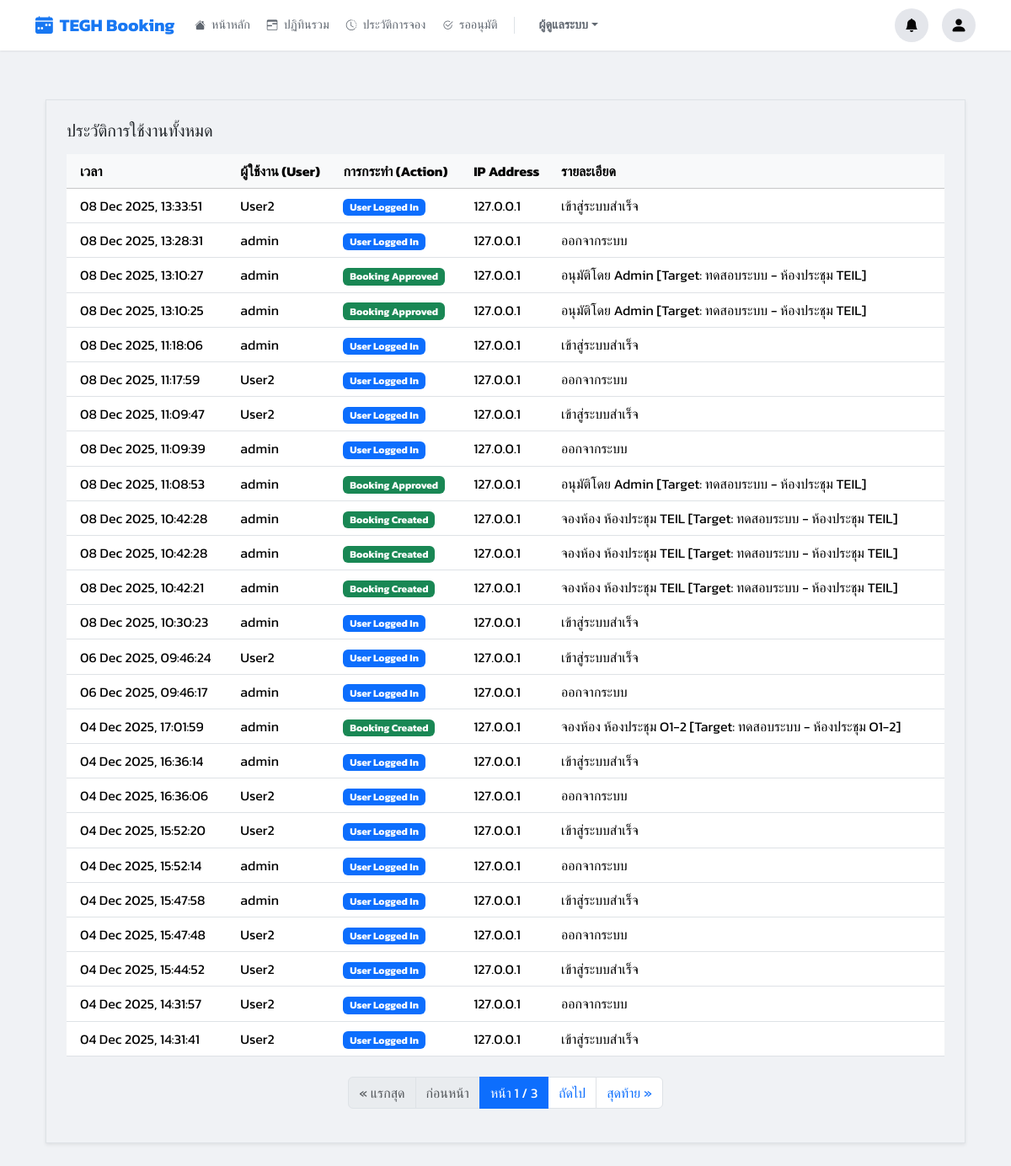
/audit-log/ (signed in), run on an earlier commit of the app's database.
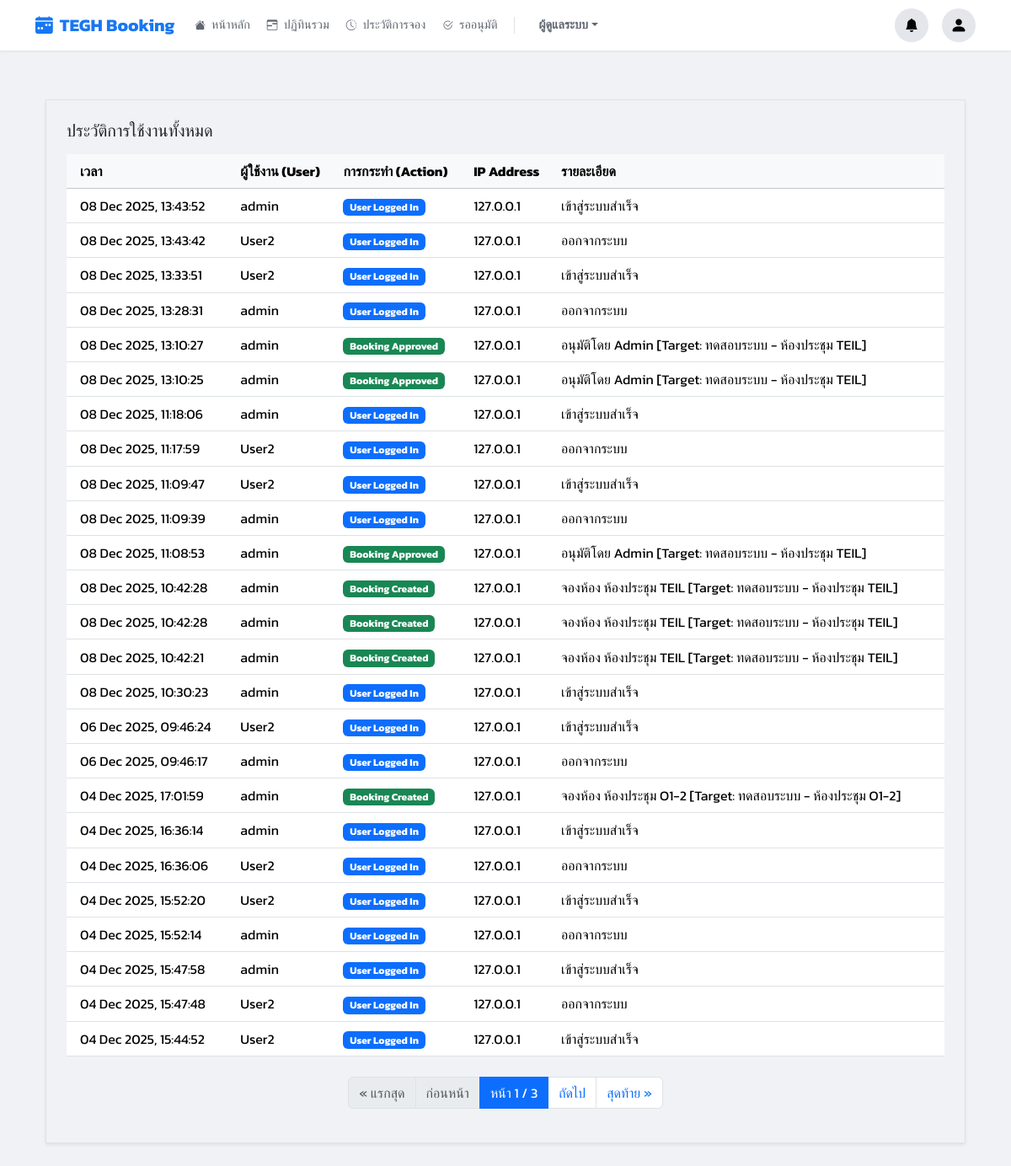
And on a later commit of the database.
### booking/models.py (models this page shows, shortened)
class AuditLog(models.Model):
    ACTION_CHOICES = [
        ('LOGIN', 'User Logged In'),
        ('BOOKING_CREATED', 'Booking Created'),
        ('BOOKING_EDITED', 'Booking Edited'),
        ('BOOKING_CANCELLED', 'Booking Cancelled'),
        ('BOOKING_APPROVED', 'Booking Approved'),
        ('BOOKING_REJECTED', 'Booking Rejected'),
        ('OUTLOOK_SYNC', 'Outlook Synced'),
    ]
    user = models.ForeignKey(User, on_delete=models.SET_NULL, null=True, blank=True)
    action = models.CharField(max_length=20, choices=ACTION_CHOICES)
    timestamp = models.DateTimeField(auto_now_add=True)
    details = models.TextField(blank=True, null=True)
    ip_address = models.GenericIPAddressField(null=True, blank=True)
    class Meta:
        ordering = ['-timestamp']

### booking/views.py (the view)
# urls.py: path('audit-log/', views.audit_log_view, name='audit_log'),
@login_required
def audit_log_view(request):
    logs = AuditLog.objects.all()
    paginator = Paginator(logs, 25)
    page_obj = paginator.get_page(request.GET.get('page'))
    return render(request, 'pages/audit_log.html', {**get_base_context(request), 'page_obj': page_obj})

### booking/views.py (called while the page is built)
def is_admin(user):
    return user.is_authenticated and (user.is_superuser or user.is_staff or user.groups.filter(name='Admin').exists())

def is_approver_or_admin(user):
    return user.is_authenticated and (user.is_superuser or user.is_staff or user.groups.filter(name__in=['Approver', 'Admin']).exists())

### templates/pages/audit_log.html (shortened to what this page needs)
{% extends 'base.html' %}
{% load static %}
{% block content %}
<div class="container-fluid py-4">
    <div class="content-card shadow-sm border p-3 p-md-4">
        <h5 class="mb-3">ประวัติการใช้งานทั้งหมด</h5>
        <div class="table-responsive">
            <table class="table table-hover mb-0 align-middle">
                <thead class="table-light">
                    <tr>
                        <th scope="col" class="ps-3">เวลา</th>
                        <th scope="col">ผู้ใช้งาน (User)</th>
                        <th scope="col">การกระทำ (Action)</th>
                        <th scope="col">IP Address</th>
                        <th scope="col">รายละเอียด</th>
                    </tr>
                </thead>
                <tbody>
                    {% for log in page_obj %}
                    <tr>
                        <td class="ps-3">{{ log.timestamp|date:"d M Y, H:i:s" }}</td>
                        <td>
                            {% if log.user %}
                                {{ log.user.username }}
                            {% else %}
                                <span class="text-muted small">(N/A)</span>
                            {% endif %}
                        </td>
                        <td>
                            <span class="badge
                                {% if log.action == 'LOGIN' %}bg-primary
                                {% elif log.action == 'BOOKING_CREATED' %}bg-success
                                {% elif log.action == 'BOOKING_EDITED' %}bg-info
                                {% elif log.action == 'BOOKING_APPROVED' %}bg-success
                                {% elif log.action == 'BOOKING_REJECTED' %}bg-warning text-dark
                                {% elif log.action == 'BOOKING_CANCELLED' %}bg-danger
                                {% else %}bg-secondary{% endif %}">
                                {{ log.get_action_display }}
                            </span>
                        </td>
                        <td>{{ log.ip_address|default:"-" }}</td>
                        <td>{{ log.details|default:"-" }}</td>
                    </tr>
                    {% endfor %}
                </tbody>
            </table>
        </div>
        {% if page_obj.has_other_pages %}
            <nav aria-label="Page navigation" class="mt-4">
                <ul class="pagination justify-content-center">
                    {% if page_obj.has_previous %}
                        <li class="page-item"><a class="page-link" href="?page=1">&laquo; แรกสุด</a></li>
                        <li class="page-item"><a class="page-link" href="?page={{ page_obj.previous_page_number }}">ก่อนหน้า</a></li>
                    {% else %}
                        <li class="page-item disabled"><span class="page-link">&laquo; แรกสุด</span></li>
                        <li class="page-item disabled"><span class="page-link">ก่อนหน้า</span></li>
                    {% endif %}
                    <li class="page-item active" aria-current="page">
                        <span class="page-link">หน้า {{ page_obj.number }} / {{ page_obj.paginator.num_pages }}</span>
                    </li>
                    {% if page_obj.has_next %}
                        <li class="page-item"><a class="page-link" href="?page={{ page_obj.next_page_number }}">ถัดไป</a></li>
                        <li class="page-item"><a class="page-link" href="?page={{ page_obj.paginator.num_pages }}">สุดท้าย &raquo;</a></li>
                    {% else %}
                        <li class="page-item disabled"><span class="page-link">ถัดไป</span></li>
                        <li class="page-item disabled"><span class="page-link">สุดท้าย &raquo;</span></li>
                    {% endif %}
                </ul>
            </nav>
        {% endif %}
    </div>
</div>
{% endblock %}

What changed in the data, as far as the page shows it:
no longer on this page (row unchanged): AuditLog: timestamp "04 Dec 2025, 14:31:57", user.username "User2", action "User Logged In", ip_address "127.0.0.1", details "ออกจากระบบ"
no longer on this page (row unchanged): AuditLog: timestamp "04 Dec 2025, 14:31:41", user.username "User2", action "User Logged In", ip_address "127.0.0.1", details "เข้าสู่ระบบสำเร็จ"
added AuditLog: timestamp "08 Dec 2025, 13:43:52", user.username "admin", action "User Logged In", ip_address "127.0.0.1", details "เข้าสู่ระบบสำเร็จ"
added AuditLog: timestamp "08 Dec 2025, 13:43:42", user.username "User2", action "User Logged In", ip_address "127.0.0.1", details "ออกจากระบบ"
